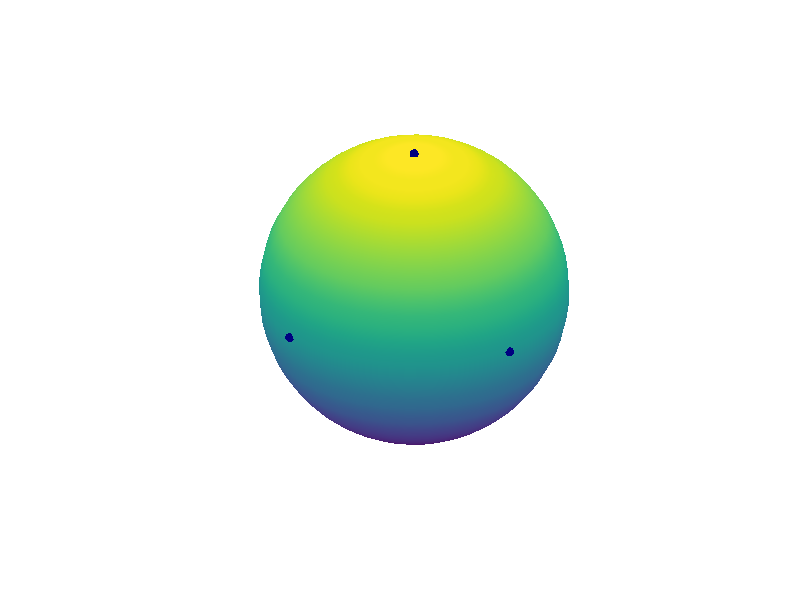

This figure's MATLAB source: (Note: this script raises an error after producing the figure.)
function tumbling_box
   % Angular momentum of tumbling box.
   % Strang, Differential Equations and Linear Algebra, pp. 176-178.
   % Alar Toomre, MIT
   
%   Copyright 2016 Cleve Moler
%   Copyright 2016 The MathWorks, Inc.

   function ydot = momemtum(t,y,y0)
      ydot = [ y(2)*y(3)
            -2*y(1)*y(3)
               y(1)*y(2)];
   end

   function my_btn_down(h)
      % Ref: Mike Garrity, MathWorks, email.
      ax = ancestor(h,'axes');
      cp = get(ax,'CurrentPoint');
      l = cp(2,:) - cp(1,:);
      l = l/norm(l);
      o = cp(1,:);
      r = 1;
      c = [0 0 0];
      q = dot(l,(o-c))^2 - dot(o-c,o-c) + r^2;
      if q >= 0 
         d1 = -dot(l,(o-c)) + sqrt(q);
         d2 = -dot(l,(o-c)) - sqrt(q);      
         pt1 = o + d1*l;
         pt2 = o + d2*l;
         v = get(ax,'CameraTarget') - get(ax,'CameraPosition');
         if dot(v,l) < 0
            y0 = pt1';
         else
            y0 = pt2';
         end
         
%        Mark starting point
%        line(y0(1),y0(2),y0(3),'marker','.','color','k','markersize',8)

         [t,y] = ode45(@momemtum,[0,100],y0,opt,y0);
         
%        Plot dots
%        line(y(:,1),y(:,2),y(:,3),'linestyle','none', ...
%        'marker','.', ...
%        'color','k', ...
%        'markersize',4)
     
%        Plot a line
         line(y(:,1),y(:,2),y(:,3),'color','k')
      end
   end

   function [val,isterm,dir] = gstop(t,y,y0)
      % Event function for periodicity
      % See C. Moler, Numerical Computing with MATLAB, Section 7.2.
      d = y - y0;
      v = momemtum(t,y);
      val = d'*v;
      isterm = 1;
      dir = 1;
   end

   opt = odeset('RelTol',1.e-6,'events',@gstop);
   clf
   [X,Y,Z] = sphere(36);
   h = surface(X,Y,Z);
   view(3)
   shading interp
   axis equal
   axis vis3d
   axis off
%  grid on
   set(gca,'xdir','rev','ydir','rev')
   dkblue = [0 0 .5];
%  magenta = [.75 0 .75];
   line(0,0,1.01,'marker','.','color',dkblue,'markersize',20)
%  text(0,0,1.1,'Z','color',magenta,'fontsize',16)
   line(0,1.01,0,'marker','.','color',dkblue,'markersize',20)
%  text(0,1.1,0,'Y','color',magenta,'fontsize',16)
   line(1.01,0,0,'marker','.','color',dkblue,'markersize',20)
%  text(1.1,0,0,'X','color',magenta,'fontsize',16)
   h.ButtonDownFcn = @(h,~) my_btn_down(h);
end
